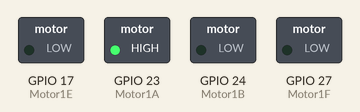
This program was run on a simulated Raspberry Pi (BCM pin numbers). On the bench: switched loads named in the program (green lamp = pin HIGH). At 19.0 s the program stops and its outputs stay as they are.

Above: at 0.1 s.
At 4.1 s:
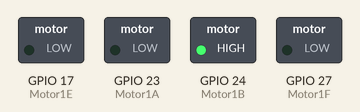
At 11.1 s:
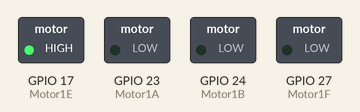
At 15.1 s:
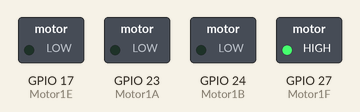
At 17.1 s:
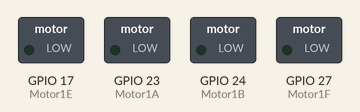
Timing chart, 0 to 18.6 s (numbered marks = the images above):
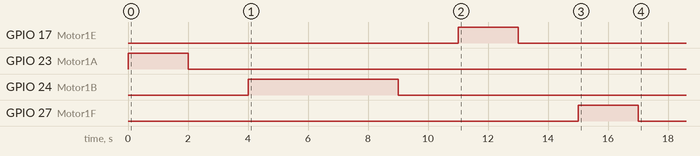

The program:

RAS.py
```python
import RPi.GPIO as GPIO
from time import sleep


GPIO.setmode(GPIO.BCM)
GPIO.setwarnings(False)

Motor1A = 23  #RIFLE RELOAD
Motor1B = 24  #RIFLE Shoot
Motor1E = 17   #PISTOL RELOAD
Motor1F = 27   #PISTOL SHOOT

GPIO.setup(Motor1A,GPIO.OUT)
GPIO.setup(Motor1B,GPIO.OUT)
GPIO.setup(Motor1E,GPIO.OUT)
GPIO.setup(Motor1F,GPIO.OUT)

#RIFLE RELOAD

GPIO.output(Motor1A,GPIO.HIGH)

sleep(2)

#Delay

GPIO.output(Motor1A,GPIO.LOW)

sleep(2)

#RIFLE SHOOTING

GPIO.output(Motor1B,GPIO.HIGH)

sleep(5)

#Delay

GPIO.output(Motor1B,GPIO.LOW)

sleep(2)

#PISTOL RELOAD

GPIO.output(Motor1E,GPIO.HIGH)

sleep(2)

#Delay

GPIO.output(Motor1E,GPIO.LOW)

sleep(2)

#PISTOL SHOOTING

GPIO.output(Motor1F,GPIO.HIGH)

sleep(2)

#Delay

GPIO.output(Motor1F,GPIO.LOW)

sleep(2)

GPIO.cleanup()
```

Measured:
- by itself, GPIO 17 (Motor1E): LOW → HIGH at 11.0 s, → LOW 2.0 s later
- by itself, GPIO 23 (Motor1A): LOW → HIGH at 0.00 s, → LOW 2.0 s later
- by itself, GPIO 24 (Motor1B): LOW → HIGH at 4.0 s, → LOW 5.0 s later
- by itself, GPIO 27 (Motor1F): LOW → HIGH at 15.0 s, → LOW 2.0 s later
